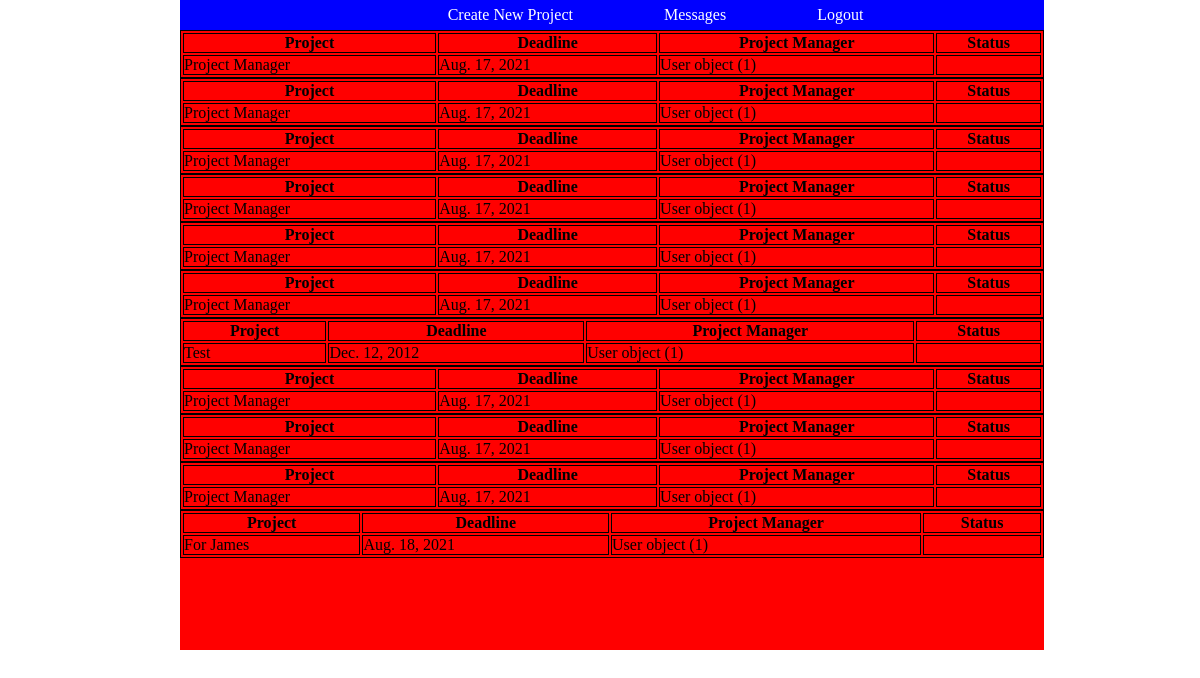
Screenshot of /dashboard (signed in) with the database file from the repository.
### manager/models.py (models this page shows, shortened)
class Project(models.Model):
    title = models.CharField(max_length=20)
    due_on = models.DateField()
    created_at = models.DateTimeField(auto_now_add=True)
    updated_at = models.DateTimeField(auto_now=True)
    projectManager = models.ForeignKey(User,related_name='projectManager', on_delete=CASCADE)
    contributor = models.ForeignKey(User,related_name='projects', on_delete=CASCADE)

class User(models.Model):
    first_name = CharField(max_length=50)
    last_name = CharField(max_length=50)
    job = CharField(max_length=20)
    email = CharField(max_length=70)
    password = CharField(max_length=255)
    created_at = models.DateTimeField(auto_now_add=True)
    updated_at = models.DateTimeField(auto_now=True)
    objects = UserManager()

### manager/views.py (the view)
# urls.py: path('dashboard', views.dashboard),
def dashboard(request):
    logged_user = User.objects.get(id=request.session['user_id'])
    projects = Project.objects.filter(contributor=logged_user)
    context = {
        'user_projects' : projects
    }
    return render(request, 'dashboard.html', context)

### manager/templates/dashboard.html (shortened to what this page needs)
<!DOCTYPE html>
<html lang="en">
<head>
    {% load static %}
    <link rel="stylesheet" href="{%static 'css/dashboardStylesheet.css' %} ">
</head>
<body>
    <div id="container">
        <div id="header">
            <ul>
                    <li><a href="/create_project">Create New Project</a></li>
                    <li><a href="/inbox">Messages</a></li>
                <li><a href="/">Logout</a></li>
            </ul>
        </div>
        <div id="body">
            <div id="wip">
                <div id="projectTable">
                    {%for projects in user_projects %}
                        <table>
                            <tr>
                                <th>Project</th>
                                <th>Deadline</th>
                                <th>Project Manager</th>
                                <th>Status</th>
                            </tr>
                            <tr>
                                <td>{{projects.title}} </td>
                                <td>{{projects.due_on}} </td>
                                <td>{{projects.projectManager}} </td>
                                <td>{{projects.completed}} </td>
                            </tr>
                        </table>
                    {%endfor%}
                </div>
            </div>
        </div>
    </div>
</body>
</html>

### manager/static/css/dashboardStylesheet.css (style rules this page uses)
* { margin: 0; padding: 0; }
#container { background-color: red; width: 72%; height: 650px; margin-left: 15%; }
#header { background-color: blue; width: 100%; height: 30px; display: inline-flex; align-items: center; justify-content:space-evenly; }
ul { list-style: none; }
li { display: inline; }
li a { text-decoration: none; margin-left: 87px; color: white; 20px; }
table, th, td { border: 1px solid black; }
table { width: 100%; }

### rows the page displays
Project: title "Project Manager", due_on "Aug. 17, 2021", projectManager "User object (1)"
Project: title "Project Manager", due_on "Aug. 17, 2021", projectManager "User object (1)"
Project: title "Project Manager", due_on "Aug. 17, 2021", projectManager "User object (1)"
Project: title "Project Manager", due_on "Aug. 17, 2021", projectManager "User object (1)"
Project: title "Project Manager", due_on "Aug. 17, 2021", projectManager "User object (1)"
Project: title "Project Manager", due_on "Aug. 17, 2021", projectManager "User object (1)"
Project: title "Test", due_on "Dec. 12, 2012", projectManager "User object (1)"
Project: title "Project Manager", due_on "Aug. 17, 2021", projectManager "User object (1)"
Project: title "Project Manager", due_on "Aug. 17, 2021", projectManager "User object (1)"
Project: title "Project Manager", due_on "Aug. 17, 2021", projectManager "User object (1)"
Project: title "For James", due_on "Aug. 18, 2021", projectManager "User object (1)"
